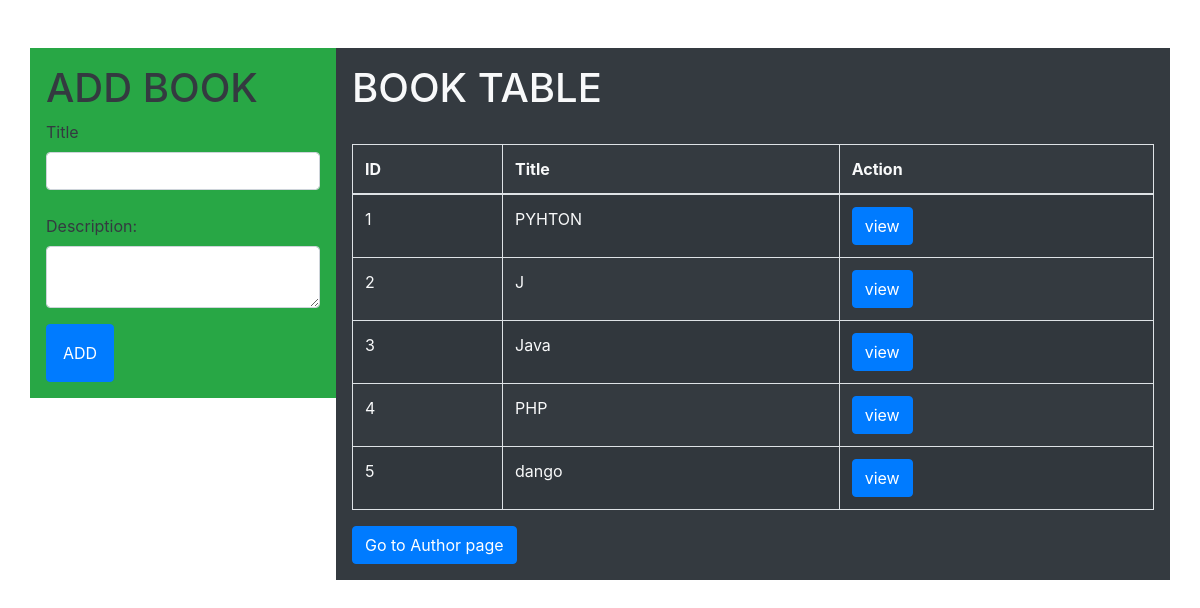
The page / on the database its author committed.
### book_app/models.py (models this page shows, shortened)
class Book(models.Model):
    title = models.CharField(max_length=255)
    description = models.CharField(max_length=255)
    desc=models.TextField(null=True)
    created_at = models.DateTimeField(auto_now_add=True)
    updated_at = models.DateTimeField(auto_now=True)

### book_app/views.py (the view)
# urls.py: path("",views.index),
def index(request):
    context={
        "books":Book.objects.all()
    }
    return render(request,"index.html" ,context)

### book_app/templates/index.html (shortened to what this page needs)
<!DOCTYPE html>
<html lang="en">
<head>
    <link rel="stylesheet" href="https://stackpath.bootstrapcdn.com/bootstrap/4.3.1/css/bootstrap.min.css">
</head>
    <body>
        <div class="container mt-4">
            <div class="row">
                <form action="/books/create" method="post">
                    <div class="col  text-dark mt-4 bg-success p-3">
                        <h1>ADD BOOK</h1>
                        <label for="name" class="form-label">Title</label>
                        <input type="text" class="form-control"name="title">
                        <div class="form-floating  mt-4">
                            <label for="floatingTextarea">Description:</label>
                            <textarea class="form-control"id="floatingTextarea" name="description"></textarea>
                        </div>
                        <div><input type="submit" value="ADD" class="btn btn-primary mt-3 p-3"></div>
                    </div>
                </form>
                <div class="col text-light mt-4 bg-dark p-3">
                    <h1> BOOK TABLE</h1>
                    <table class="table table-striped table-bordered text-light">
                        <thead>
                            <tr>
                                <th>ID</th><br>
                                <th>Title</th>
                                <th>Action</th>
                            </tr>
                        </thead>
                        <tbody>
                            {% for book in books %}
                            <tr>
                                <td>{{book.id}}</td>
                                <td>{{book.title}}</td>
                                <td><a href="/books/{{book.id}}/view" class="btn btn-primary">view</a></td>
                            </tr>
                            {% endfor %}
                        </tbody>
                    </table>
                    <a href="/authors/view" class="btn btn-primary">Go to Author page</a>
                </div>
            </div>
        </div>
    </body>
</html>

### rows shown on the page
Book: id "1", title "PYHTON"
Book: id "2", title "J"
Book: id "3", title "Java"
Book: id "4", title "PHP"
Book: id "5", title "dango"
